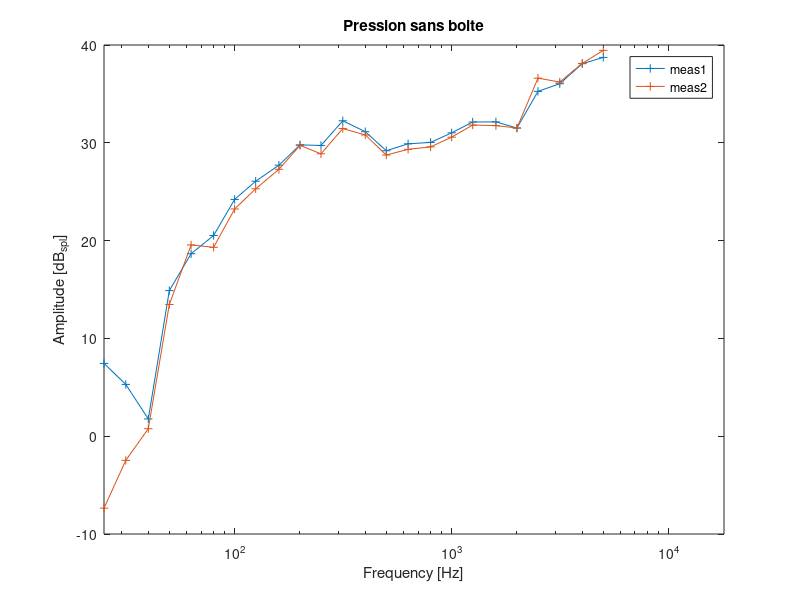
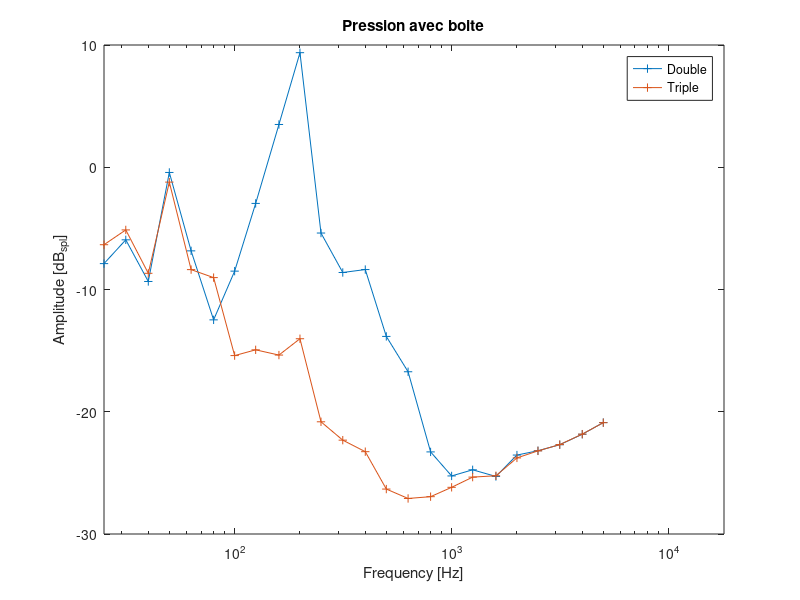
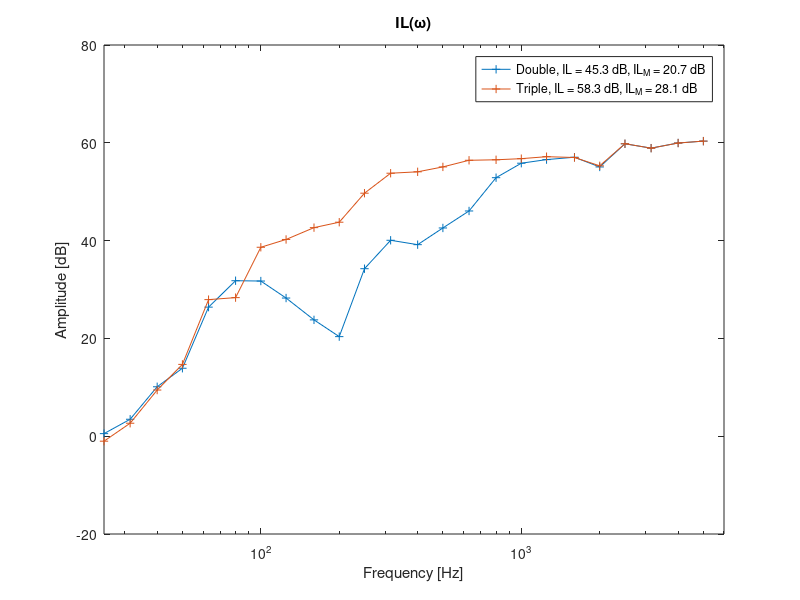
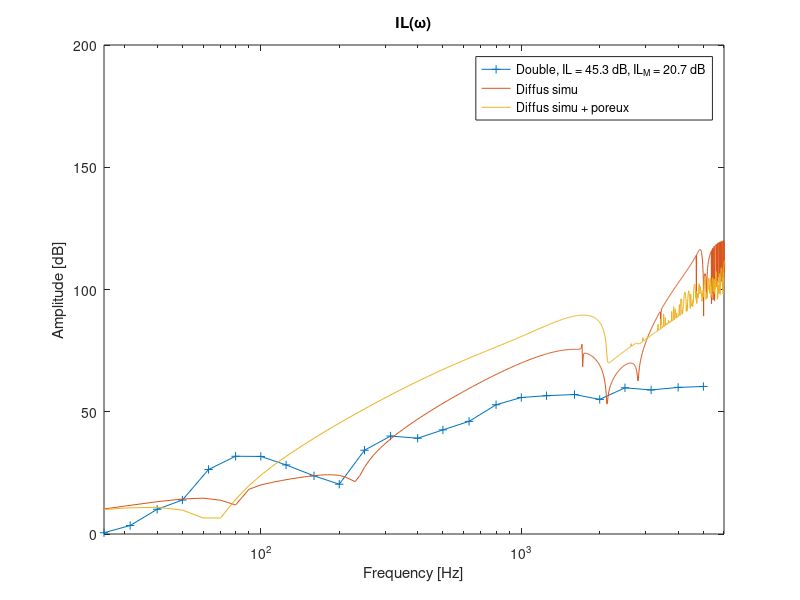

Write MATLAB code to recreate these figures, in order.
clear all; clc; close all

mic=2:6;
% Load squared pressures measurements
P_sans = load('P_sans1.txt'); 
freq = P_sans(:,1);
P_sans = sum(P_sans(:,mic),2);

P_sans2 = load('P_sans2.txt');
P_sans2 = sum(P_sans2(:,mic),2);


meas_D = load('P_avec_equipe2_double.txt');
% meas_D = load('P_equipe1.txt');
meas_D = sum(meas_D(:,mic),2);


meas_T = load('P_avec_equipe2_triple.txt');
meas_T = sum(meas_T(:,mic),2);

load('TC_double.mat')
load('TC_triple.mat')

%% Trapz method to calculate global IL
M=[16.86 32.54];%box mass

IL_D=trapz(freq(8:end),P_sans2(8:end))./trapz(freq(8:end),meas_D(8:end));% Il par frequence double paroi
IL_D_dB=10*log10(IL_D);% IL par frequence dB
IL_D_dB_M=10*log10(IL_D)-20*log10(M(1));% IL double pondéré par la masse

IL_T=trapz(freq(8:end),P_sans2(8:end))/trapz(freq(8:end),meas_T(8:end));
IL_T_dB=10*log10(IL_T);% IL par frequence dB triple paroi dB
IL_T_dB_M=10*log10(IL_T)-20*log10(M(2)); % IL triple pondéré par la masse

%% Control plot niveau sonore
figure(1)
semilogx(freq,10*log10(P_sans/2e-5),'+-')
hold on
semilogx(freq,10*log10(P_sans2/2e-5),'+-')
xlabel('Frequency [Hz]')
ylabel('Amplitude [dB_{spl}]')
xlim([25 18000])
legend('meas1','meas2')
title('Pression sans boite')

figure(2)
semilogx(freq,10*log10(meas_D/2e-5),'+-')
hold on
semilogx(freq,10*log10(meas_T/2e-5),'+-')
xlabel('Frequency [Hz]')
ylabel('Amplitude [dB_{spl}]')
xlim([25 18000])
legend('Double','Triple')
title('Pression avec boite')
%% Plot IL omega
figure(3)
semilogx(freq,10*log10(P_sans2./meas_D),'+-')
hold on
semilogx(freq,10*log10(P_sans2./meas_T),'+-')
xlabel('Frequency [Hz]')
ylabel('Amplitude [dB]')
xlim([25 18000])
legend(sprintf('Double, IL = %.1f dB, IL_M = %.1f dB',IL_D_dB,IL_D_dB_M),sprintf('Triple, IL = %.1f dB, IL_M = %.1f dB',IL_T_dB,IL_T_dB_M))
title('IL(\omega)')
xlim([25 6000])

%%
figure(4)
semilogx(freq,10*log10(P_sans2./meas_D),'+-')
hold on
semilogx(Tc_double(:,1),10*log10(1./Tc_double(:,2)),'-')
semilogx(Tc_double(:,1),10*log10(1./Tc_double(:,3)),'-')


xlabel('Frequency [Hz]')
ylabel('Amplitude [dB]')
xlim([25 18000])
legend(sprintf('Double, IL = %.1f dB, IL_M = %.1f dB',IL_D_dB,IL_D_dB_M),'Diffus simu','Diffus simu + poreux')
title('IL(\omega)')
xlim([25 6000])

figure(5)
semilogx(freq,10*log10(P_sans2./meas_T),'+-')

hold on
semilogx(Tc_double(:,1),10*log10(1./Tc_triple(:,2)),'-')
semilogx(Tc_double(:,1),10*log10(1./Tc_triple(:,3)),'-')
xlabel('Frequency [Hz]')
ylabel('Amplitude [dB]')
xlim([25 18000])
legend(sprintf('Triple, IL = %.1f dB, IL_M = %.1f dB',IL_T_dB,IL_T_dB_M),'Diffus simu','Diffus simu + poreux')
title('IL(\omega)')
xlim([25 6000])



%  FigurePlacecement(1)
